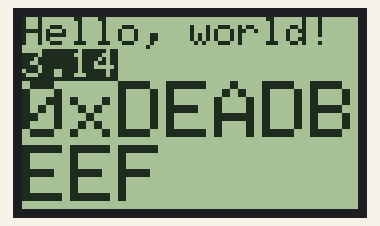
Recording of a sketch running on a simulated Arduino Uno, built with avr-gcc and run on an emulated ATmega328P. Parts: 84×48 one-colour display.

Above: at 0.05 s.

The sketch:

Nokia5110.ino
```cpp
/*********************************************************************
  需要
  1.下载Adafruit-PCD8544-Nokia-5110-LCD-library-master解压到D:\Program Files\Arduino\libraries
  2.下载Adafruit-GFX-Library-master解压到D:\Program Files\Arduino\libraries
  3.@todo 巩庆奎 Arduino 1.6.7编译通过
*********************************************************************/
#include <SPI.h>
#include <Adafruit_GFX.h>
#include <Adafruit_PCD8544.h>

// Software SPI (slower updates, more flexible pin options):
// pin 6 - Serial clock out (SCLK)
// pin 5 - Serial data out (DIN)
// pin 4 - Data/Command select (D/C)
// pin 3 - LCD chip select (CS)
// pin 2 - LCD reset (RST)
Adafruit_PCD8544 display = Adafruit_PCD8544( 6, 5, 4, 3, 2);

#define NUMFLAKES 10
#define XPOS 0
#define YPOS 1
#define DELTAY 2

void setup()   {
  Serial.begin(9600);
  display.begin();
  display.clearDisplay();
  display.setContrast(50);
  // text display tests
  display.setTextSize(1);
  display.setTextColor(BLACK);
  display.setCursor(0, 0);
  display.println("Hello, world!");
  display.setTextColor(WHITE, BLACK); // 'inverted' text
  display.println(3.141592);
  display.setTextSize(2);
  display.setTextColor(BLACK);
  display.print("0x"); display.println(0xDEADBEEF, HEX);
  display.display();
  //delay(2000);
  //display.clearDisplay();
  //display.setRotation(1);  // rotate 90 degrees counter clockwise, can also use values of 2 and 3 to go further.
}


void loop() {
  display.clearDisplay();
  display.println("a");
  display.display();
}
```
